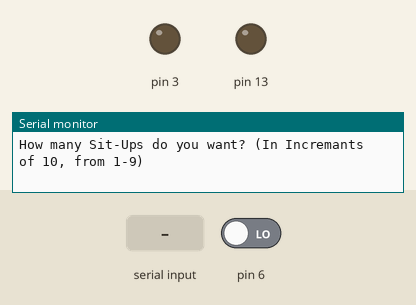
The sketch below on a simulated Arduino Uno, built with avr-gcc and run on an emulated ATmega328P. On the bench: output pins drawn as LEDs (lit = HIGH), the last lines printed to the serial monitor. Dashed ring = blinking. Inputs (shaded band) come from the test bench; at power-on: pin 6 LOW.

Above: at 0.8 s.
0.9 s: "90,45\n" received over Serial
At 2.05 s:
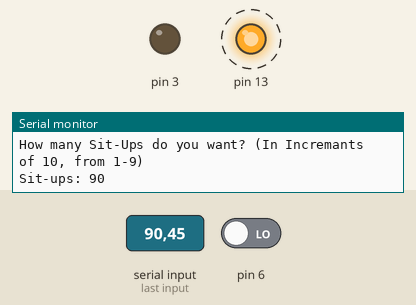
3.9 s: pin 6 driven HIGH
Timing chart, 0 to 12.9 s (numbered marks = the images above; inputs shaded):
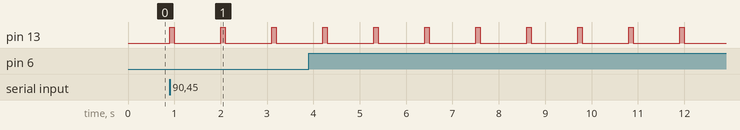

Measured:
- after the input at 0.9 s, pin 13: alternates HIGH for 0.10 s and LOW for 1.0 s, starting at once

The sketch:

SitUpCounter.ino
```cpp
int getUserInput(){
  int s = Serial.read();
  while(s < 1)
    s = Serial.read();
  return s;
}

bool success;

void setup() {
  // put your setup code here, to run once:
  Serial.begin(9600);
  pinMode(6, INPUT);
  pinMode(13, OUTPUT);
  pinMode(3, OUTPUT);
  int sittingUp = 0;
  int sensorStatus = 0;
  int numSitUps = 0;
  int timeSec = 0;

  int maxSitup = 0;

  Serial.println("How many Sit-Ups do you want? (In Incremants of 10, from 1-9)");
  maxSitup = (getUserInput() - 48) * 10;

  Serial.print("Sit-ups: ");


  Serial.println(maxSitup);

  int previousRead = 0;

  while(timeSec < 30)
  {
    sensorStatus = digitalRead(6);
    if(timeSec < 16)
    {
      digitalWrite(13, HIGH);
      delay(100);
      digitalWrite(13, LOW);
    }
    if(timeSec > 15)
    {
      digitalWrite(3, HIGH);
      delay(100);
      digitalWrite(3, LOW);
    }
    if(sensorStatus == 0)
    {
      previousRead = 0;
      sittingUp = 0;
      timeSec += 1;
    }
    else if(sensorStatus == 1)
    {
      if(previousRead == 0){
        sittingUp = 1;
        timeSec = 0;
        numSitUps = numSitUps + 1;
        Serial.print("Sit Up: ");
        Serial.println(numSitUps);
        sensorStatus = 0;
        previousRead = 1;
      }
    }
    //Serial.println(sittingUp);
    delay(1000);
  }
  Serial.print("You did ");
  Serial.print(numSitUps);
  Serial.println(" sit-ups!");


  if(numSitUps < maxSitup)
  {
    success = false;
  }
  else
  {
    success = true;
    Serial.println("Success!");
  }

}

void loop() {
  if(!success){
    digitalWrite(3, HIGH);
    delay(100);
    digitalWrite(3, LOW);
    Serial.println("You Failed!");
  }
  else{
    digitalWrite(13, HIGH);
    delay(100);
    digitalWrite(13, LOW);
    //   Serial.println("Success!");
  }
}
```
